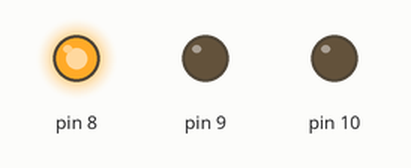
Simulated run of this sketch. Board: Arduino Uno, built with avr-gcc and run on an emulated ATmega328P. On the bench: output pins drawn as LEDs (lit = HIGH).

Above: at 0.5 s.
At 5.0 s:
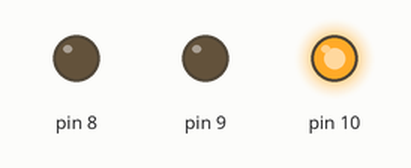
Timing chart, 0 to 6.9 s (numbered marks = the images above):
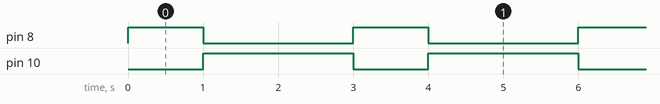

The sketch:

rgb.ino
```cpp
void setup()
{
  pinMode(8, OUTPUT);
  pinMode(9, OUTPUT);
  pinMode(10, OUTPUT);
 }

void loop()
{
  //빨간색 켜기
  digitalWrite(8, HIGH);
  digitalWrite(9, LOW);
  digitalWrite(10, LOW);
  delay(1000);
  //초록색 켜기
  digitalWrite(8, LOW);
  digitalWrite(9, LOW);
  digitalWrite(10, HIGH);
  delay(1000);

  //파란색 켜기
  digitalWrite(8, LOW);
  digitalWrite(9, LOW);
  digitalWrite(10, HIGH);
  delay(1000);
}
```

Measured:
- by itself, pin 8: alternates HIGH for 1.0 s and LOW for 2.0 s
- by itself, pin 10: alternates HIGH for 2.0 s and LOW for 1.0 s
